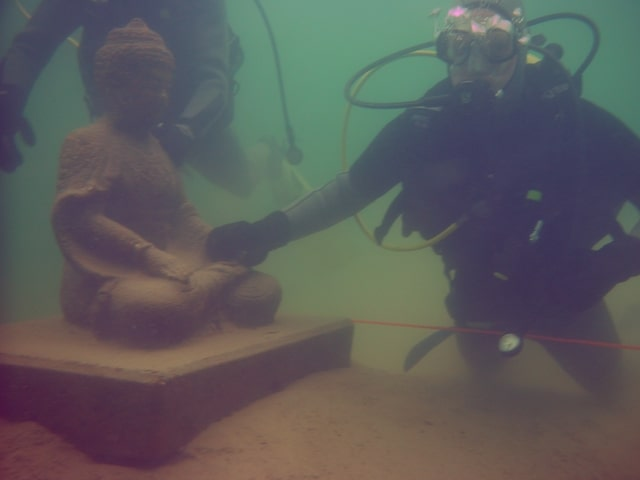
#> input picture images/910_img_.jpg, 640 x 480 px
$ python main.py images/910_img_.jpg
#> lines starting #> are read from the running program, lines starting #| are printed output that depends on the picture; after the words box and inside, x2 and y2 are one past the last pixel; in counts of white or black regions, pixels touching at a corner belong together
import argparse
import numpy as np
import cv2
import os

#  QuadTree Region
#
#  Quadrant 2 | Quadrant 1
#  -----------|-----------
#  Quadrant 3 | Quadrant 4
#

argparser = argparse.ArgumentParser()
argparser.add_argument("image", help="path to image")
argparser.add_argument(
    "-t", "--threshold", default=65, help="threshold for color difference"
)
argparser.add_argument("-d", "--depth", default=100, help="max depth of quadtree")
argparser.add_argument(
    "-l", "--line_thickness", default=1, help="line thickness of boundary"
)
argparser.add_argument("-o", "--output_name", default="output.jpg")

args = vars(argparser.parse_args())


class QuadTree:
    def __init__(self, image, boundary, depth, max_depth):
        self.boundary = boundary
        self.depth = depth
        self.color = None
        self.q1 = None
        self.q2 = None
        self.q3 = None
        self.q4 = None

        if (
            check_boundary(boundary)
            and check_color(image, boundary, int(args["threshold"]))
            and depth < max_depth
        ):
            self.subdivide(image, max_depth)
        else:
            self.color = average_color(image, boundary)

    def subdivide(self, image, max_depth):
        cx = int((self.boundary[0] + self.boundary[2]) / 2)
        cy = int((self.boundary[1] + self.boundary[3]) / 2)

        self.q2 = self.__class__(
            image,
            (self.boundary[0], self.boundary[1], cx - 1, cy - 1),
            self.depth + 1,
            max_depth,
        )
        self.q1 = self.__class__(
            image,
            (cx, self.boundary[1], self.boundary[2], cy - 1),
            self.depth + 1,
            max_depth,
        )
        self.q3 = self.__class__(
            image,
            (self.boundary[0], cy, cx - 1, self.boundary[3]),
            self.depth + 1,
            max_depth,
        )
        self.q4 = self.__class__(
            image,
            (cx, cy, self.boundary[2], self.boundary[3]),
            self.depth + 1,
            max_depth,
        )

    def draw(self, image, thickness):
        if self.color is not None:
            cv2.rectangle(
                image,
                (self.boundary[0], self.boundary[1]),
                (self.boundary[2], self.boundary[3]),
                self.color,
                cv2.FILLED,
            )
            # draw boundary
            if 0 < thickness:
                cv2.rectangle(
                    image,
                    (self.boundary[0], self.boundary[1]),
                    (self.boundary[2], self.boundary[3]),
                    (0, 0, 0),
                    thickness,
                )
        else:
            self.q1.draw(image, thickness)
            self.q2.draw(image, thickness)
            self.q3.draw(image, thickness)
            self.q4.draw(image, thickness)


def average_color(image, boundary):
    x1, y1, x2, y2 = boundary
    color = np.average(image[y1:y2, x1:x2], axis=(0, 1))
    return color.astype(np.uint8).tolist()


# return True if color diff greater than threshold
def check_color(image, boundary, thr):
    x1, y1, x2, y2 = boundary
    b, g, r = cv2.split(image[y1:y2, x1:x2])

    std_b = np.var(b)
    std_g = np.var(g)
    std_r = np.var(r)

    return std_b > thr or std_g > thr or std_r > thr


def check_boundary(boundary):
    x1, y1, x2, y2 = boundary
    return x2 - x1 > 2 and y2 - y1 > 2


def get_max_depth(image, user_assign):
    h, w, _ = image.shape

    # calc how many times v can be divided by 2
    min_size = min(h, w)
    max_depth = -1
    while min_size > 2:
        min_size /= 2
        max_depth += 1
    max_depth = min(max_depth, user_assign)
    return max_depth


def main():
    img = cv2.imread(os.path.join(args["image"]))
#> img is the input picture: shape (480, 640, 3); mean B, G, R 91.5, 91.7, 91.7
    h, w, _ = img.shape
#> h = 480; w = 640

    max_depth = get_max_depth(img, int(args["depth"]))
#> max_depth = 7
    qt = QuadTree(img, (0, 0, w, h), 0, max_depth)
#> in check_color, `b, g, r = cv2.split(image[y1:y2, x1:x2])`:
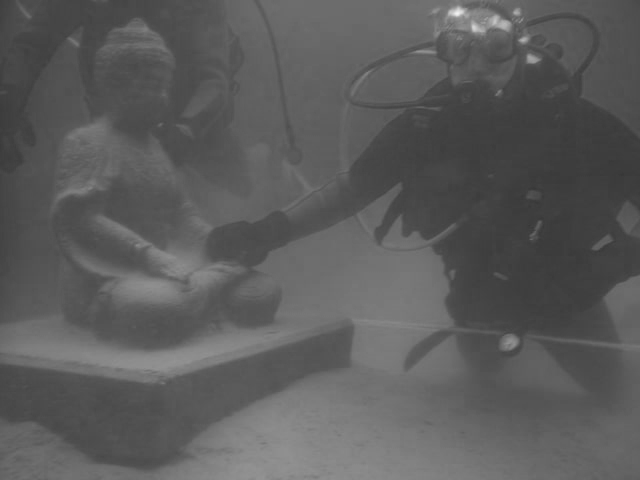
#> r: shape (480, 640); min 55, max 242, mean 91.7
#> in check_color, `std_b = np.var(b)`: std_b = 231
#> in check_color, `std_g = np.var(g)`: std_g = 800.5
#> in check_color, `std_r = np.var(r)`: std_r = 396.3
#> in subdivide, `cx = int((self.boundary[0] + self.boundary[2]) / 2)`: cx = 320
#> call 2 of check_color, with boundary = (0, 0, 319, 239), thr = 65
#> in check_color (call 2), `b, g, r = cv2.split(image[y1:y2, x1:x2])`:
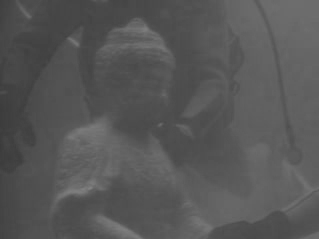
#> r: shape (239, 319); min 59, max 129, mean 87
#> in check_color (call 2), `std_b = np.var(b)`: std_b = 149.6
#> in check_color (call 2), `std_g = np.var(g)`: std_g = 633.5
#> in check_color (call 2), `std_r = np.var(r)`: std_r = 133.5
#> call 3 of check_color, with boundary = (0, 0, 158, 118), thr = 65
#> in check_color (call 3), `b, g, r = cv2.split(image[y1:y2, x1:x2])`:
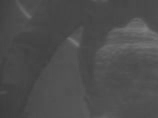
#> r: shape (118, 158); min 60, max 125, mean 77.7
#> in check_color (call 3), `std_b = np.var(b)`: std_b = 18.33
#> in check_color (call 3), `std_g = np.var(g)`: std_g = 166
#> in check_color (call 3), `std_r = np.var(r)`: std_r = 78.52
#> in average_color, `x1, y1, x2, y2 = boundary`: x1 = 0; x2 = 38; y2 = 28
#> in average_color, `color = np.average(image[y1:y2, x1:x2], axis=(0, 1))`: color = [93.47, 87.8, 75.98]
#> in check_color (call 23), `b, g, r = cv2.split(image[y1:y2, x1:x2])`:
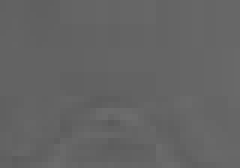
#> b: shape (28, 40) (shown 6 times larger); min 91, max 109, mean 100.2
#> in check_color (call 23), `b, g, r = cv2.split(image[y1:y2, x1:x2])`:
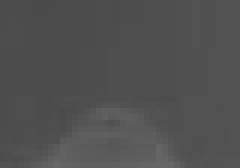
#> g: shape (28, 40) (shown 6 times larger); min 74, max 104, mean 80.7
#> in check_color (call 23), `std_b = np.var(b)`: std_b = 6.21
#> in check_color (call 23), `std_g = np.var(g)`: std_g = 31.74
#> in check_color (call 23), `std_r = np.var(r)`: std_r = 94.02
#> in check_color (call 36), `b, g, r = cv2.split(image[y1:y2, x1:x2])`:
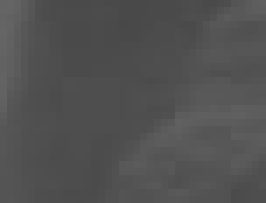
#> g: shape (29, 38) (shown 7 times larger); min 72, max 101, mean 81.6
#> in check_color (call 36), `std_b = np.var(b)`: std_b = 7.71
#> in check_color (call 36), `std_g = np.var(g)`: std_g = 35.7
#> in check_color (call 36), `std_r = np.var(r)`: std_r = 92.37
    img_qt = np.zeros_like(img)
    qt.draw(img_qt, int(args["line_thickness"]))
#> in draw (call 5), `cv2.rectangle( image, (self.boundary[0], self.boundary[1]), (self.boun..`: image: shape (480, 640, 3); mean of channels 0, 1, 2 0.4, 0.4, 0.3
#> in draw (call 7), `cv2.rectangle( image, (self.boundary[0], self.boundary[1]), (self.boun..`: image: shape (480, 640, 3); mean of channels 0, 1, 2 0.5, 0.5, 0.3
#> in draw (call 8), `cv2.rectangle( image, (self.boundary[0], self.boundary[1]), (self.boun..`:
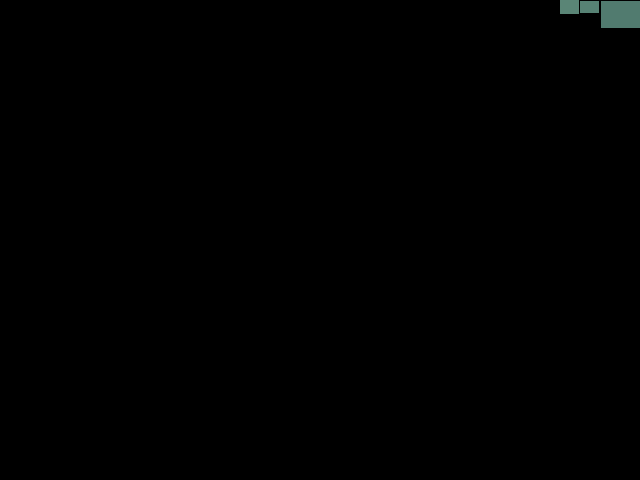
#> image: shape (480, 640, 3); mean of channels 0, 1, 2 0.6, 0.6, 0.4; drawn as B, G, R
#> in draw (call 8), `cv2.rectangle( image, (self.boundary[0], self.boundary[1]), (self.boun..`: image: shape (480, 640, 3); 0.02% of pixels changed, all inside (x1, y1, x2, y2) = (560, 0, 579, 14)
#> in draw (call 10), `cv2.rectangle( image, (self.boundary[0], self.boundary[1]), (self.boun..`: image: shape (480, 640, 3); mean of channels 0, 1, 2 0.6, 0.6, 0.4
#> in draw (call 10), `cv2.rectangle( image, (self.boundary[0], self.boundary[1]), (self.boun..`: image: shape (480, 640, 3); mean of channels 0, 1, 2 0.6, 0.6, 0.4
#> in draw (call 12), `cv2.rectangle( image, (self.boundary[0], self.boundary[1]), (self.boun..`: image: shape (480, 640, 3); mean of channels 0, 1, 2 0.6, 0.6, 0.4
#> in draw (call 12), `cv2.rectangle( image, (self.boundary[0], self.boundary[1]), (self.boun..`: image: shape (480, 640, 3); mean of channels 0, 1, 2 0.6, 0.6, 0.4
#> in draw (call 13), `cv2.rectangle( image, (self.boundary[0], self.boundary[1]), (self.boun..`: image: shape (480, 640, 3); mean of channels 0, 1, 2 0.6, 0.6, 0.4
    cv2.imwrite(os.path.join(args["output_name"]), img_qt)


if __name__ == "__main__":
    main()

$ run again, on images/QUAD_3.jpg
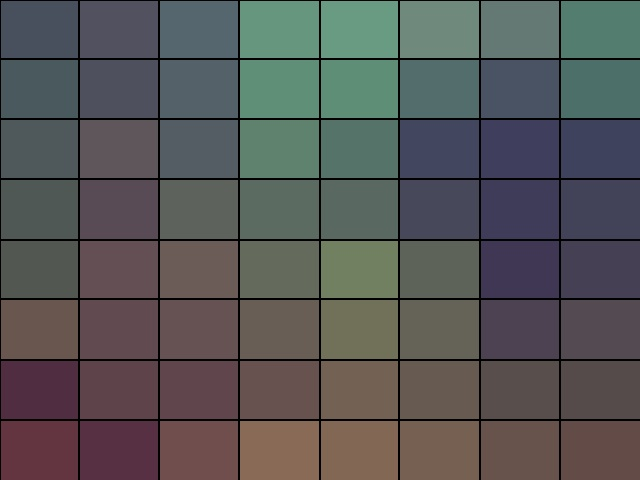
#> input picture images/QUAD_3.jpg, 640 x 480 px
#> in main, img is the input picture: shape (480, 640, 3); mean B, G, R 86.2, 86.2, 86.3
#> in main, `max_depth = get_max_depth(img, int(args["depth"]))`: max_depth = 7
#> in check_color, `b, g, r = cv2.split(image[y1:y2, x1:x2])`:
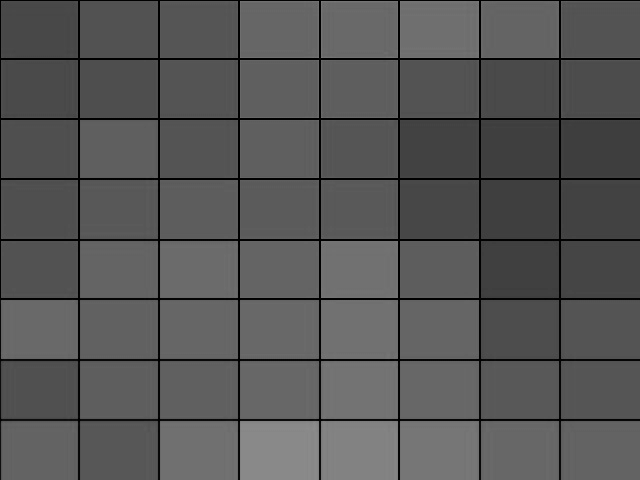
#> r: shape (480, 640); min 0, max 140, mean 86.3
#> std_b = 605.6
#> std_g = 973.5
#> std_r = 647.7
#> cx = 320
#> b: shape (239, 319)
#> g: shape (239, 319)
#> r: shape (239, 319)
#> b: shape (118, 158)
#> g: shape (118, 158)
#> r: shape (118, 158)
#> b: shape (58, 78)
#> g: shape (58, 78)
#> r: shape (58, 78)
#> b: shape (28, 38)
#> g: shape (28, 38)
#> in check_color (call 5), `b, g, r = cv2.split(image[y1:y2, x1:x2])`:
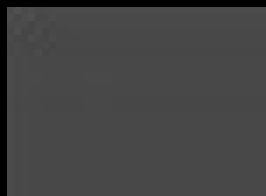
#> r: shape (28, 38) (shown 7 times larger); min 0, max 80, mean 67.8
#> std_b = 402.7
#> std_g = 361.1
#> std_r = 299.5
#> color = [5.67, 1.33, 0]

$ run again, on images/QUAD_5.jpg
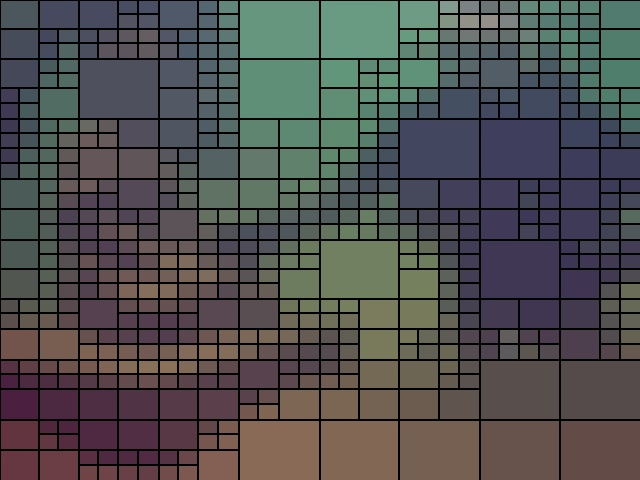
#> input picture images/QUAD_5.jpg, 640 x 480 px
#> in main, img is the input picture: shape (480, 640, 3); mean B, G, R 78.2, 78.2, 78.4
#> in main, `max_depth = get_max_depth(img, int(args["depth"]))`: max_depth = 7
#> in check_color, `b, g, r = cv2.split(image[y1:y2, x1:x2])`:
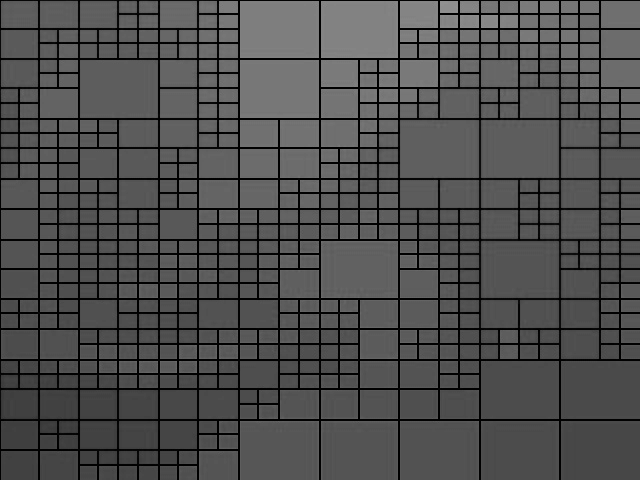
#> b: shape (480, 640); min 0, max 148, mean 78.2
#> std_b = 1167.4
#> std_g = 1641.5
#> std_r = 1281.9
#> cx = 320
#> b: shape (239, 319)
#> g: shape (239, 319)
#> r: shape (239, 319)
#> b: shape (118, 158)
#> g: shape (118, 158)
#> r: shape (118, 158)
#> b: shape (58, 78)
#> g: shape (58, 78)
#> r: shape (58, 78)
#> b: shape (28, 38)
#> g: shape (28, 38)
#> in check_color (call 5), `b, g, r = cv2.split(image[y1:y2, x1:x2])`:
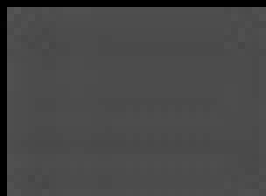
#> r: shape (28, 38) (shown 7 times larger); min 0, max 85, mean 71.4
#> std_b = 446.5
#> std_g = 411.6
#> std_r = 333.6
#> color = [0.667, 1, 0]

$ run again, on images/QUAD_7.jpg
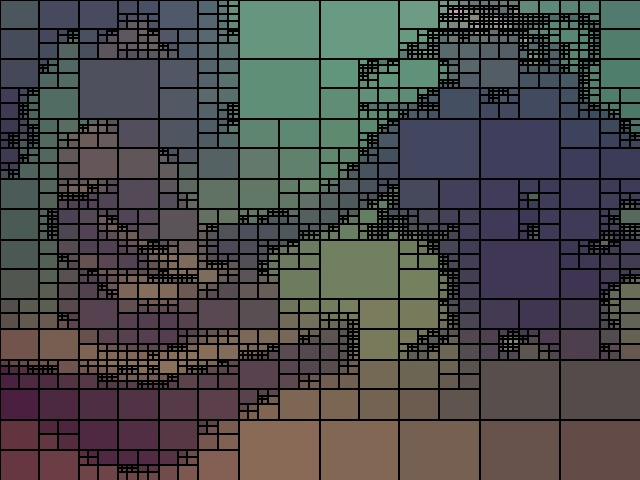
#> input picture images/QUAD_7.jpg, 640 x 480 px
#> in main, img is the input picture: shape (480, 640, 3); mean B, G, R 72.9, 72.7, 73.2
#> in main, `max_depth = get_max_depth(img, int(args["depth"]))`: max_depth = 7
#> std_b = 1442.4
#> std_g = 1904.8
#> std_r = 1564.9
#> cx = 320
#> b: shape (239, 319)
#> g: shape (239, 319)
#> r: shape (239, 319)
#> b: shape (118, 158)
#> g: shape (118, 158)
#> r: shape (118, 158)
#> b: shape (58, 78)
#> g: shape (58, 78)
#> r: shape (58, 78)
#> b: shape (28, 38)
#> g: shape (28, 38)
#> in check_color (call 5), `b, g, r = cv2.split(image[y1:y2, x1:x2])`:
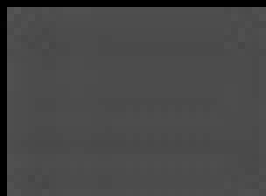
#> r: shape (28, 38) (shown 7 times larger); min 0, max 85, mean 71.4
#> std_b = 446.5
#> std_g = 411.6
#> std_r = 333.6
#> color = [0.667, 1, 0]
